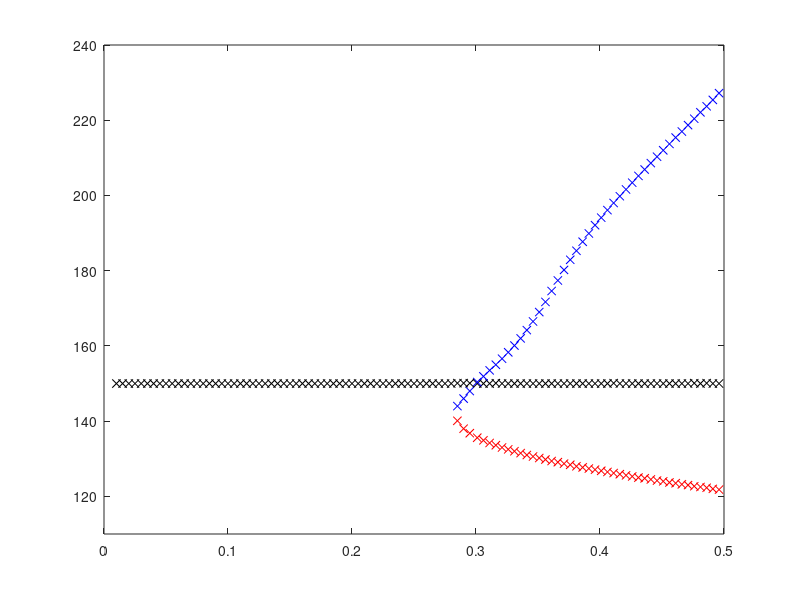

The MATLAB script that drew this image:
wx=[];
kx=[];
j=0;

for k1=0.01: 0.005: 0.28
Qrx=1.5;
Ima=[];
wr=[];
j=0;
% Qrx=1.128;

j=j+1;
for f=100:0.1:400
w=2*pi*f*1e3;
A=[];
w0=150*2*pi*1e3;
w0=150*2*pi*1e3;
M2=17e-6;
M1=15.4e-6;
RL=8;
Ls=Qrx*RL/w0;
k2=0.4;
Lr= M2^2/(k2^2*Ls);
Cs=1/(w0^2*Ls);
Cr=1/(w0^2*Lr);
Lp=M1^2/(k1^2*Lr);
Cp=1/(w0^2*Lp);
Zs=1i*w*Ls+1/(1i*w*Cs)+RL;
Zr=1i*w*Lr+1/(1i*w*Cr);
Zp=1i*w*Lp+1/(1i*w*Cp);
Z=Zp+w^2*M1^2/(Zr+w^2*M2^2/Zs);
Ima = [Ima,imag(Z)];
wr=[wr w];
end

% plot(wr/2/pi/1000,Ima)
Qr=RL*Lr/w0/M2/M2;
kc=(1/Qr)*sqrt(1-(1/4/Qr/Qr));

wz=[];
for i=2:length(Ima)
   if  Ima(i-1)>0  &&  Ima(i) <0
       wz=[wz wr(i)];
   end
   if Ima(i-1)<0  &&  Ima(i) >0
       wz=[wz wr(i)];
   end
   if Ima(i)==0
       wz=[wz wr(i)];
   end
end
% Qr
wz/1e3/2/pi;
wz=sort(wz)
wx=[wx; wz/2/pi/1e3];
kx= [kx,k1];


end

figure(8);
plot(kx,round(wx),'x','color','k')
hold on;

% plot(Qx,round(wx(:,2)),'x','color','k')
% hold on;
% 
% 
% plot(Qx,wx(:,3),'x','color','b')
% hold on;

%%

wx=[];
kx=[];
j=0;

for k1=0.301: 0.005: 0.5
Qrx=1.5;
Ima=[];
wr=[];
j=0;
% Qrx=1.128;

j=j+1;
for f=100:0.1:500
w=2*pi*f*1e3;
A=[];
w0=150*2*pi*1e3;
w0=150*2*pi*1e3;
M2=17e-6;
M1=15.4e-6;
RL=8;
Ls=Qrx*RL/w0;
k2=0.4;
Lr= M2^2/(k2^2*Ls);
Cs=1/(w0^2*Ls);
Cr=1/(w0^2*Lr);
Lp=M1^2/(k1^2*Lr);
Cp=1/(w0^2*Lp);
Zs=1i*w*Ls+1/(1i*w*Cs)+RL;
Zr=1i*w*Lr+1/(1i*w*Cr);
Zp=1i*w*Lp+1/(1i*w*Cp);
Z=Zp+w^2*M1^2/(Zr+w^2*M2^2/Zs);
Ima = [Ima,imag(Z)];
wr=[wr w];
end

% plot(wr/2/pi/1000,Ima)
Qr=RL*Lr/w0/M2/M2;
kc=(1/Qr)*sqrt(1-(1/4/Qr/Qr));

wz=[];
for i=2:length(Ima)
   if  Ima(i-1)>0  &&  Ima(i) <0
       wz=[wz wr(i)];
   end
   if Ima(i-1)<0  &&  Ima(i) >0
       wz=[wz wr(i)];
   end
   if Ima(i)==0
       wz=[wz wr(i)];
   end
end
% Qr
if k1~=0.30
wz/1e3/2/pi;
wz=sort(wz);
wx=[wx; wz/2/pi/1e3];
kx= [kx,k1];
end



end

figure(8);
plot(kx,wx(:,1),'x','color','r')
hold on;
figure(8);
plot(kx,wx(:,2),'x','color','k')
hold on;
figure(8);
plot(kx,wx(:,3),'x','color','b')
hold on;

% plot(Qx,round(wx(:,2)),'x','color','k')
% hold on;
% 
% 
% plot(Qx,wx(:,3),'x','color','b')
% hold on;

%%
wx=[];
kx=[];
j=0;

for k1=0.285: 0.005: 0.299
Qrx=1.5;
Ima=[];
wr=[];
j=0;
% Qrx=1.128;

j=j+1;
for f=100:0.1:400
w=2*pi*f*1e3;
A=[];
w0=150*2*pi*1e3;
w0=150*2*pi*1e3;
M2=17e-6;
M1=15.4e-6;
RL=8;
Ls=Qrx*RL/w0;
k2=0.4;
Lr= M2^2/(k2^2*Ls);
Cs=1/(w0^2*Ls);
Cr=1/(w0^2*Lr);
Lp=M1^2/(k1^2*Lr);
Cp=1/(w0^2*Lp);
Zs=1i*w*Ls+1/(1i*w*Cs)+RL;
Zr=1i*w*Lr+1/(1i*w*Cr);
Zp=1i*w*Lp+1/(1i*w*Cp);
Z=Zp+w^2*M1^2/(Zr+w^2*M2^2/Zs);
Ima = [Ima,imag(Z)];
wr=[wr w];
end

% plot(wr/2/pi/1000,Ima)
Qr=RL*Lr/w0/M2/M2;
kc=(1/Qr)*sqrt(1-(1/4/Qr/Qr));

wz=[];
for i=2:length(Ima)
   if  Ima(i-1)>0  &&  Ima(i) <0
       wz=[wz wr(i)];
   end
   if Ima(i-1)<0  &&  Ima(i) >0
       wz=[wz wr(i)];
   end
   if Ima(i)==0
       wz=[wz wr(i)];
   end
end
% Qr
wz/1e3/2/pi;
wz=sort(wz)
wx=[wx; wz/2/pi/1e3];
kx= [kx,k1];


end

figure(8);
plot(kx,wx(:,1),'x','color','r')
hold on;

plot(kx,round(wx(:,2)),'x','color','b')
 hold on;
% 
% 
plot(kx,wx(:,3),'x','color','k')
hold on;
%%
ylim([ 110 240])
